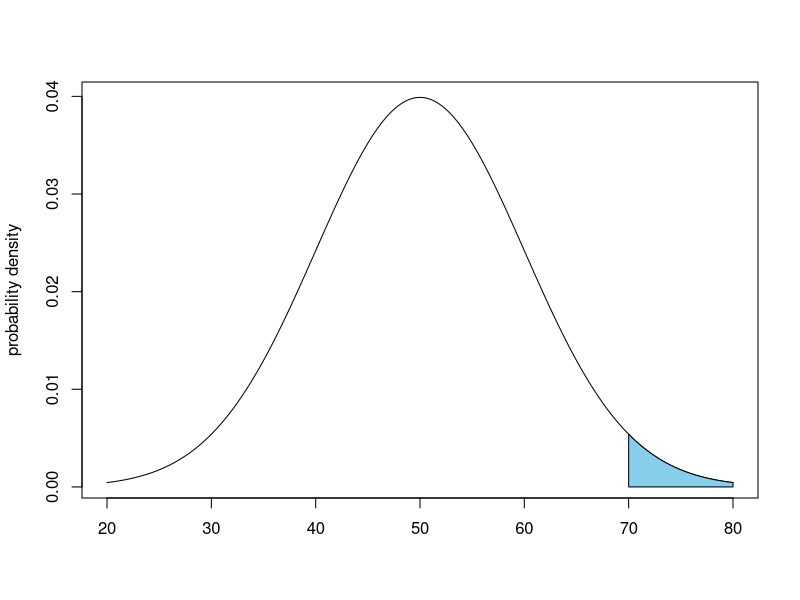

This chart was generated by the following R code:
## ---- chunk 1
pnorm_plot <- function(q_lo,q_hi,mean,sd,...) {
  coord.x <- seq(from=mean-3*sd,to=mean+3*sd,by=sd/100)
  plot(coord.x,dnorm(coord.x,mean,sd),type="l",...)
  shaded.coord.x <- coord.x[coord.x <= q_hi & coord.x >= q_lo]
  polygon.x <- c(min(shaded.coord.x),shaded.coord.x,max(shaded.coord.x))
  polygon.y <- c(0,dnorm(shaded.coord.x,mean,sd),0)  
  polygon(polygon.x,polygon.y,col='skyblue')
}
pnorm_plot(mean=50,sd=10,q_lo=70,q_hi=100,main="",xlab="",ylab="probability density")
## ---- chunk 2

## ---- chunk 3

## ---- chunk 4

## ---- chunk 5

